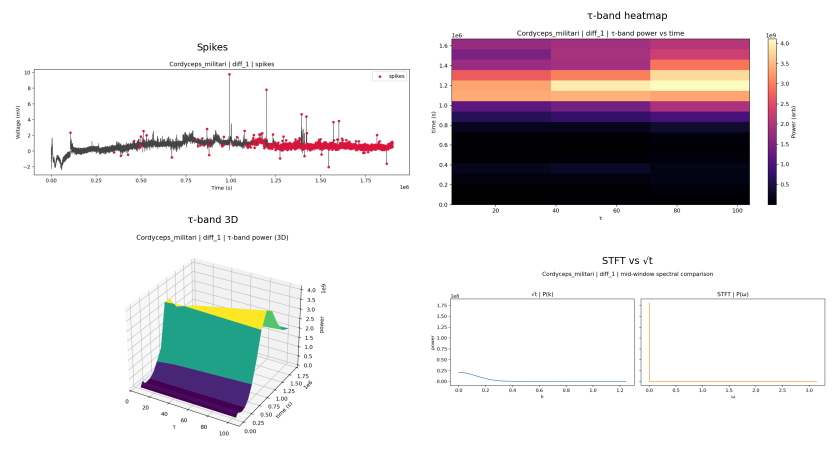
#> input picture deliverables/figures/species/Cordyceps_militari/summary_panel.png, 1680 x 910 px, found by its file name (shown at 1/2 size)
$ python make_species_gallery.py
#> lines starting #> are read from the running program, lines starting #| are printed output that depends on the picture
#!/usr/bin/env python3
import os
import glob
from PIL import Image


def find_latest(dir_glob: str) -> str | None:
    runs = sorted(glob.glob(dir_glob))
    return runs[-1] if runs else None


def assemble_grid(panels: list[str], titles: list[str], out_path: str, cols: int = 2) -> str:
#> called with cols = 2
    images = [Image.open(p).convert('RGB') for p in panels if os.path.isfile(p)]
#> images = 2 items
    if not images:
        raise SystemExit("No panels found to assemble")
    w = max(img.size[0] for img in images)
#> w = 1680
    h = max(img.size[1] for img in images)
#> h = 910
    cols = max(1, cols)
    rows = (len(images) + cols - 1) // cols
#> rows = 1
    W = cols * w
#> W = 3360
    H = rows * h
#> H = 910
    canvas = Image.new('RGB', (W, H), (255, 255, 255))
#> canvas: PIL image 3360x910 RGB; every value is 255
    for i, img in enumerate(images):
        r = i // cols
        c = i % cols
        x = c * w
        y = r * h
        if img.size != (w, h):
            img = img.resize((w, h))
        canvas.paste(img, (x, y))
#> this loop made 2 passes
#> (r, c, x, y) on passes 1 to 2: (0, 0, 0, 0), (0, 1, 1680, 0)
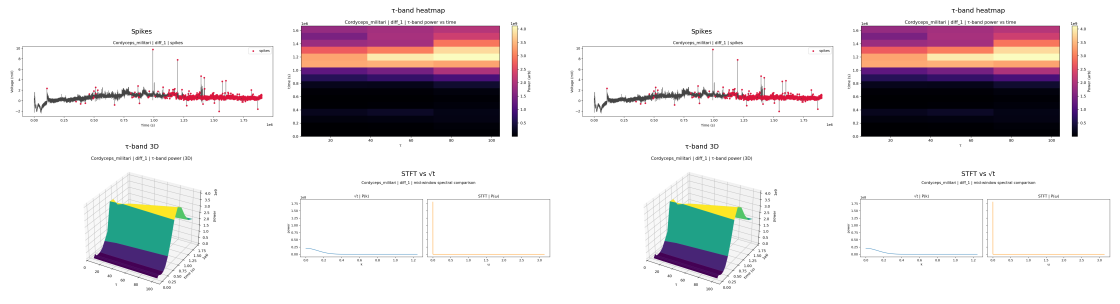
#> canvas: PIL image 3360x910 RGB (shown at 1/3 size); mean R, G, B 224.7, 219.5, 222.1
    os.makedirs(os.path.dirname(out_path), exist_ok=True)
    canvas.save(out_path, format='PNG')
    return out_path


def main():
    base = os.path.abspath(os.path.join(os.path.dirname(__file__), '..', 'results', 'zenodo'))
    species = [d for d in sorted(glob.glob(os.path.join(base, '*'))) if os.path.isdir(d)]
    panels = []
    titles = []
    for sd in species:
        latest = find_latest(os.path.join(sd, '*'))
        if not latest:
            continue
        p = os.path.join(latest, 'summary_panel.png')
        if os.path.isfile(p):
            panels.append(p)
            titles.append(os.path.basename(sd))
    if not panels:
        raise SystemExit("No summary_panel.png found")
    out_dir = os.path.join(base, '_composites')
    os.makedirs(out_dir, exist_ok=True)
    out_path = os.path.join(out_dir, 'species_gallery.png')
    assemble_grid(panels, titles, out_path, cols=2)
    print(out_path)


if __name__ == '__main__':
    main()
